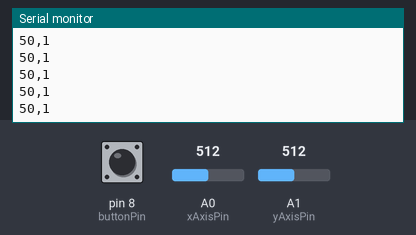
Bench run of a sketch on a simulated Arduino Uno, built with avr-gcc and run on an emulated ATmega328P. Shown: the last lines printed to the serial monitor. The test bench sets the inputs (shaded band); at power-on: A0 (xAxisPin) = 512, pin 8 (buttonPin) HIGH, A1 (yAxisPin) = 512.

Above: at 1.2 s.
1.3 s: A0 (xAxisPin) set to 716
At 1.31 s:
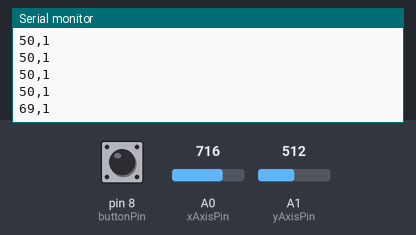
2.8 s: pin 8 (buttonPin) pulled LOW for 0.15 s
At 3.12 s:
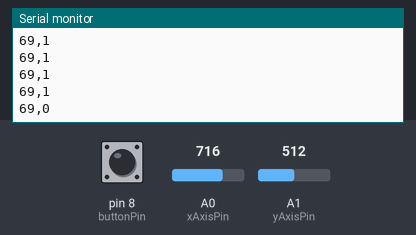
4.4 s: A0 (xAxisPin) set to 900
At 4.43 s:
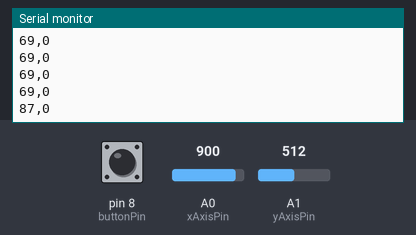
5.9 s: pin 8 (buttonPin) pulled LOW for 1 s
At 7.04 s:
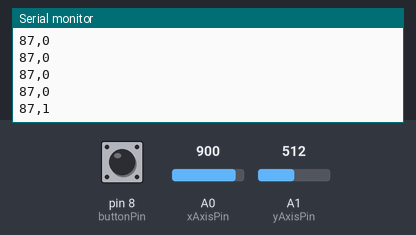
Timing chart, 0 to 8.9 s (numbered marks = the images above; inputs shaded):
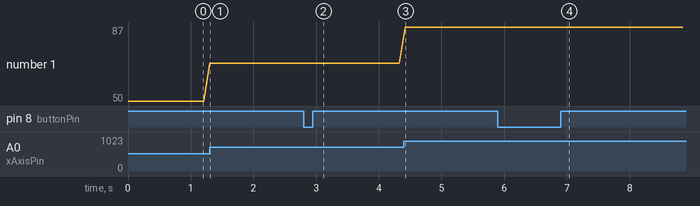

Measured:
- after the input at 1.3 s, the serial monitor: prints a new line at once (image 1)
- after the input at 2.8 s, the serial monitor: prints a new line after 0.32 s (image 2)
- after the input at 4.4 s, the serial monitor: prints a new line at once (image 3)
- after the input at 5.9 s, the serial monitor: prints a new line after 1.1 s (image 4)
- plotted number 1: 50 → 69 after the input at 1.3 s, 69 → 87 after the input at 4.4 s

The sketch:

Joystick_volume_bt.ino
```cpp
// Pin definitions
const int xAxisPin = A0; // Analog pin for X-axis
const int yAxisPin = A1; // Analog pin for Y-axis
const int buttonPin = 8; // Digital pin for joystick button

// Variables to store joystick readings
int xAxisValue = 0;
int yAxisValue = 0;
int previousButtonState = LOW; // Initial previous button state
int toggleState = LOW; // Toggle state for the button

void setup() {
  // Initialize Serial communication
  Serial.begin(9600);

  // Set button pin as input
  pinMode(buttonPin, INPUT_PULLUP);
}

void loop() {
  // Read analog values from X and Y axis
  xAxisValue = analogRead(xAxisPin);
  yAxisValue = analogRead(yAxisPin);

  // Read button state
  int buttonState = digitalRead(buttonPin);

  // Map analog values to a range of 0 to 1023 for both X and Y axes
  int mappedX = map(xAxisValue, 0, 1023, 0, 100);
  int mappedY = map(yAxisValue, 0, 1023, 0, 100);

  // Print mapped values to Serial Monitor
  Serial.print(mappedX);
  Serial.print(",");
  Serial.println(toggleState);

  // Check if button state has changed from LOW to HIGH (pressed)
  if (buttonState == HIGH && previousButtonState == LOW) {
    // Toggle the toggleState
    toggleState = !toggleState;
  }

  // Update previousButtonState
  previousButtonState = buttonState;

  // Add a short delay
  delay(100);
}
```
